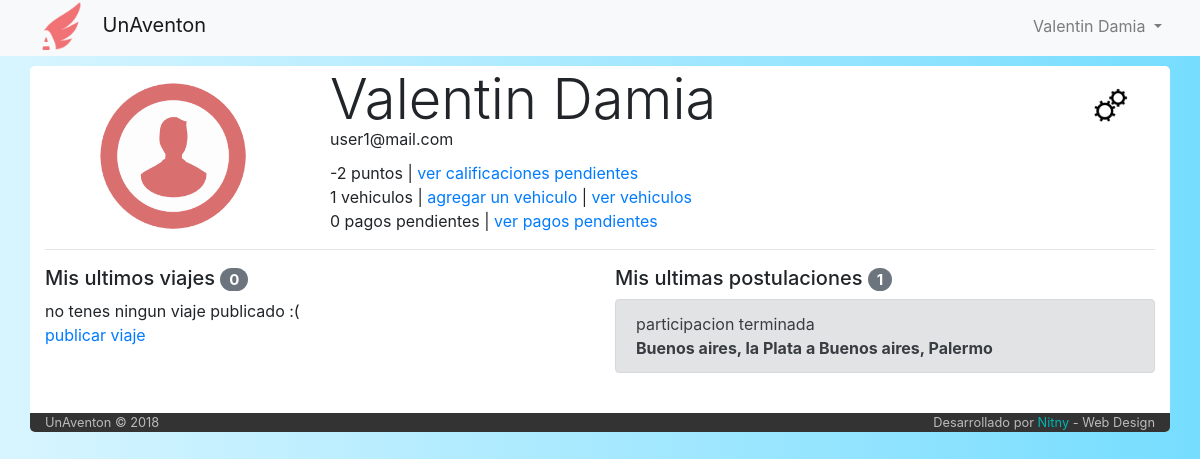
/perfil (signed in), run on the app's committed database.
### tables this page shows
CREATE TABLE `usuario` (
  `idUser` int(6) NOT NULL,
  `email` varchar(50) NOT NULL,
  `clave` varchar(50) NOT NULL,
  `nombre` varchar(50) NOT NULL,
  `apellido` varchar(50) NOT NULL,
  `admin` int(1) NOT NULL DEFAULT '0',
  `estadoUsuario` int(11) NOT NULL DEFAULT '1',
  `recuperarPassword` int(11) NOT NULL DEFAULT '0'
);

CREATE TABLE `participacion` (
  `idParticipacion` int(6) NOT NULL,
  `idUsuario` int(6) NOT NULL,
  `idViaje` int(6) NOT NULL,
  `fecha_solicitud` datetime NOT NULL,
  `estado` int(1) NOT NULL DEFAULT '1'
);

CREATE TABLE `estado_participacion` (
  `idEstado` int(1) NOT NULL,
  `color` varchar(14) NOT NULL,
  `estado` varchar(40) NOT NULL
);

CREATE TABLE `viaje` (
  `idViaje` int(6) NOT NULL,
  `idPiloto` int(6) NOT NULL,
  `idVehiculo` int(6) NOT NULL,
  `fecha_publicacion` datetime NOT NULL,
  `fecha_partida` datetime NOT NULL,
  `tiempo_estimado` int(11) NOT NULL DEFAULT '30',
  `origen` varchar(60) NOT NULL,
  `destino` varchar(60) NOT NULL,
  `asientos_disponibles` int(2) NOT NULL,
  `costo` int(7) NOT NULL,
  `estado` int(1) NOT NULL DEFAULT '1',
  `tipo` varchar(50) NOT NULL DEFAULT 'unico'
);

### index.php (called while the page is built, shortened)
<?php
	include ('core/helpers.php');
	include ('php/inicio_body.php');
	$router = new Router;
	$vars = $router->get_variables();
	render($vars);
	include ('php/cierre_body.php');

### core/helpers.php (called while the page is built, shortened)
<?php
function calificacion($idUser){
  include('php/conexion.php');
  $calificaciones=mysqli_query($conexion,"SELECT SUM(calificacion) as calificacion_final
                                          from calificacion
                                          where idCalificado='$idUser'")
                                          or die ("error calculo calificacion");
  return(mysqli_fetch_array($calificaciones)['calificacion_final']+0);
}

### controller/perfil.php (the view, shortened to what this page needs)
<?php
function render($vars = [])
{
  include('php/conexion.php');
  $usuario=mysqli_query($conexion,"SELECT *
from usuario
                                   WHERE email='$_SESSION[mail]' limit 1")
                                   or
                                   die("Problemas en la base de datos:".mysqli_error($conexion));
  $user = mysqli_fetch_array($usuario);
  $contador_vehiculos=mysqli_query($conexion,"SELECT count(*) as cont
                                    FROM vehiculo
                                    where idPropietario='$user[idUser]'
                                    and eliminado = 0")
                                    or
                                    die ("problemas con el contador");
  $contador_vehiculos=mysqli_fetch_array($contador_vehiculos);
  $sql = "SELECT pago.idPago\n"
      . "FROM pago\n"
      . "INNER JOIN viaje ON (viaje.idViaje = pago.idViaje)\n"
      . "WHERE viaje.idPiloto = $_SESSION[userId] AND pago.estado IS NULL";
  $contador_pagos = mysqli_query($conexion, $sql);
  ?>
  <div class="row">
    <div class="col-md-3" style="text-align: center">
      <img src="img/user.png" alt="imagen de usuario" style="width: 150px; margin-top: 15px">
    </div>
    <div class="col-md-8">
      <h1 class="display-4" style="margin-bottom: -6px"><?php echo $user['nombre']." ".$user['apellido']; ?></h1>
      <span style="margin-bottom: 10px; display: block"><?php echo $user['email']; ?></span>
      <span><?php echo calificacion($user['idUser']) ?> puntos</span> | <a href="/calificaciones">ver calificaciones pendientes</a> <br>
      <span><?php echo $contador_vehiculos['cont']; ?> vehiculos</span> | <a href="#" data-toggle="modal" data-target="#CargarAuto">agregar un vehiculo</a> | <a href="/listado-vehiculos">ver vehiculos</a> <br>
      <span><?php echo mysqli_num_rows($contador_pagos)?> pagos pendientes</span> | <a href="/pagos_pendientes">ver pagos pendientes</a> <br>
    </div>
    <div class="col-md-1">
      <img src="img/cambio.png" class="boton_cambios" alt="boton cambios" title="Cambiar datos personales" data-toggle="modal" data-target="#modalCambioDatos">
    </div>
  </div>
  <hr>
  <div class="row">
    <div class="col-md-6">
      <?php
        $viajes=mysqli_query($conexion,"SELECT *, viaje.estado as 'estadodelviaje'
                                       FROM viaje
                                       INNER JOIN estado_viaje on viaje.estado=estado_viaje.idEstado
                                       WHERE idPiloto='$user[idUser]'
                                       order by fecha_publicacion DESC, fecha_partida ASC")
                                       or
                                       die("Problemas en la base de datos:".mysqli_error($conexion));
      ?>
      <h5>Mis ultimos viajes <span class="badge badge-pill badge-secondary"><?php echo mysqli_num_rows($viajes);?></span></h5>
        <div class="mCustomScrollbar" data-mcs-theme="dark-3" style="max-height: 400px; overflow: auto;">
      <?php
        if (mysqli_num_rows($viajes) == 0){
             echo "no tenes ningun viaje publicado :( <br>";
             echo "<a href='/altaviaje'>publicar viaje</a>";
        }
          ?>
      </div>
    </div>
    <div class="col-md-6">
      <?php
      $postulaciones=mysqli_query($conexion,"SELECT *, participacion.estado as estado_participacion, viaje.estado as estado_viaje
                                     FROM participacion
                                     inner join viaje on participacion.idViaje=viaje.idViaje
                                     inner join estado_participacion on participacion.estado=estado_participacion.idEstado
                                     WHERE idUsuario='$user[idUser]'
                                     order by fecha_publicacion and idParticipacion")
                                     or
                                     die("Problemas en la base de datos:".mysqli_error($conexion));?>
      <h5>Mis ultimas postulaciones <span class="badge badge-pill badge-secondary"><?php echo mysqli_num_rows($postulaciones);?></span></h5>
      <div class="mCustomScrollbar" data-mcs-theme="dark-3" style="max-height: 400px; overflow: auto;">
      <?php
        while ($postulacion = mysqli_fetch_array($postulaciones)) {
          echo "<div class='alert alert-".$postulacion['color']."' role='alert'>
                  participacion ".$postulacion['estado'];
          if ($postulacion['estado_participacion'] < 3){
            $baja_participacion = "true";
													if ($postulacion['estado_participacion'] == 2){
                          ?>
                            <span class="float-right"><a href="#" data-toggle="modal" data-target="#modalAlertRechazarPostulacion<?php echo $postulacion['idParticipacion']?>">cancelar postulacion </a> </span>;
                          <?php
                          echo '<center>
                          <form action="/perfil" method="post">
                                            <input type="hidden" name="idParticipacion" value="'.$postulacion['idParticipacion'].'">
                                            <input type="hidden" name="estado" value="'.$postulacion['estado'].'">
                                            <input type="hidden" name="baja_participacion" value="'.$baja_participacion.'">
													<div class="modal fade" id="modalAlertRechazarPostulacion'.$postulacion['idParticipacion'].'" tabindex="-1" role="dialog" aria-labelledby="exampleModalCenterTitle" aria-hidden="true">
													  <div class="modal-dialog modal-dialog-centered" role="document">
													    <div class="modal-content">
													      <div class="modal-header">
													        <h5 class="modal-title" id="exampleModalCenterTitle">Cuidado</h5>
													        <button type="button" class="close" data-dismiss="modal" aria-label="Close">
													          <span aria-hidden="true">&times;</span>
													        </button>
													      </div>
													      <div class="modal-body">
																	Tu postulacion ya fue aprobada, si solicitas la baja de este viaje se restara 1 punto de tu calificacion.<br> Estas seguro de querer cancelar tu postulacion?
													      </div>
													      <div class="modal-footer">
													        <button type="button" class="btn btn-secondary btn-sm" data-dismiss="modal">Volver atras</button>
													        <button type="submit" class="btn btn-warning btn-sm">Si, cancelar</button>
													      </div>
													    </div>
													  </div>
													</div>';
													}
													else{
                            ?>
                            <span class="float-right"><a href="#" data-toggle="modal" data-target="#modalAlertRechazarPostulacion<?php echo $postulacion['idParticipacion']?>">Cancelar Postulacion </a> </span>
                          <?php
                        echo '<center>
                        <form action="/perfil" method="post">
                                            <input type="hidden" name="idParticipacion" value="'.$postulacion['idParticipacion'].'">
                                            <input type="hidden" name="estado" value="'.$postulacion['estado'].'">
                                            <input type="hidden" name="baja_participacion" value="'.$baja_participacion.'">';
													echo'<div class="modal fade" id="modalAlertRechazarPostulacion'.$postulacion['idParticipacion'].'" tabindex="-1" role="dialog" aria-labelledby="exampleModalCenterTitle" aria-hidden="true">
													    <div class="modal-dialog modal-dialog-centered" role="document">
													    <div class="modal-content">
													      <div class="modal-header">
													        <h5 class="modal-title" id="exampleModalCenterTitle">Cuidado</h5>
													        <button type="button" class="close" data-dismiss="modal" aria-label="Close">
													          <span aria-hidden="true">&times;</span>
													        </button>
													      </div>
													      <div class="modal-body">
																	Estas seguro de querer cancelar tu postulacion?
													      </div>
													      <div class="modal-footer">
													        <button type="button" class="btn btn-secondary btn-sm" data-dismiss="modal">Volver atras</button>
													        <button type="submit" class="btn btn-warning btn-sm">Si, cancelar</button>
													      </div>
													    </div>
													  </div>
													</div>';
													}
									echo '</form>
								</center>';
                echo "<br><b> ".$postulacion['origen']." a ".$postulacion['destino']." </b> <a href='/viaje/".$postulacion['idViaje']."' class='float'> Ver detalles </a>
                </div>";
          }
          else{
                     echo "<br><b> ".$postulacion['origen']." a ".$postulacion['destino']." </b>
                     </div>";
          }
        }
      ?>
      </div>
    </div>
  </div>
  <br>
  <?php
}

### css/stylo.css (style rules this page uses)
body { background-color: grey; }

### php/inicio_body.php (style rules this page uses)
body { background-color: #fff; background: linear-gradient(-90deg, #76ddff, #d8f5ff); }
.boton_cambios { width: 40px; margin-top: 20px; transition: 1s; }

### data on the page
usuario: nombre "Valentin", apellido "Damia", email "user1@mail.com"
participacion: estado_participacion.estado "terminada", idViaje.origen "Buenos aires, la Plata", idViaje.destino "Buenos aires, Palermo"

### other printed values
$_SESSION['nombre'] "Valentin"
$_SESSION['apellido'] "Damia"
calificacion($user['idUser']) "-2"
$contador_vehiculos['cont'] "1"
mysqli_num_rows($contador_pagos) "0"
mysqli_num_rows($viajes) "0"
mysqli_num_rows($postulaciones) "1"
